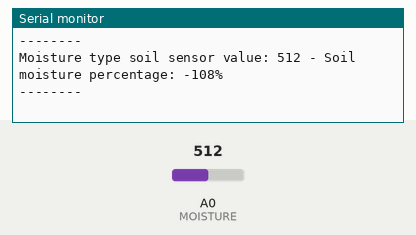
This program was run on a simulated Arduino Uno, built with avr-gcc and run on an emulated ATmega328P. Shown: the last lines printed to the serial monitor. The inputs (shaded band) are chosen by the test bench; at power-on: A0 (MOISTURE) = 512.

Above: at 5.8 s.
5.9 s: A0 (MOISTURE) set to 716
At 10.1 s:
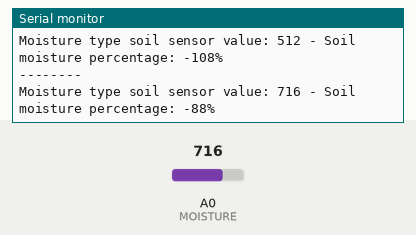
11.9 s: A0 (MOISTURE) set to 900
At 16.1 s:
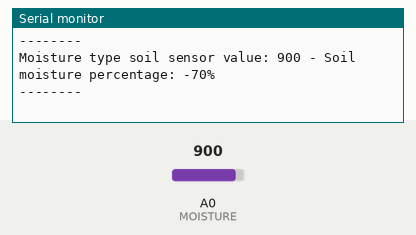
Timing chart, 0 to 17.6 s (numbered marks = the images above; inputs shaded):
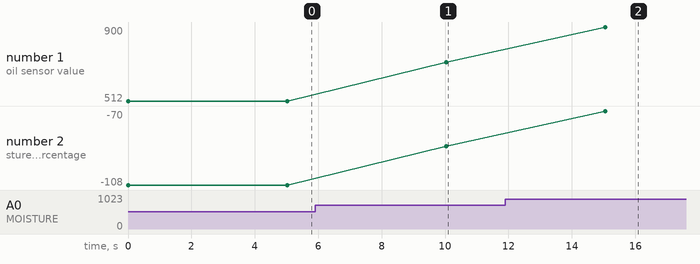

The program:

main.cpp
```cpp
#include <Arduino.h>


/*
Capacitive Sensor min (lucht): 3070
Capacitive Sensor max (water): 1425
    droog: 2700 - 2350          2631
    vochtig: 2350 - 1700        2100
    nat: 1700 - 1450            1535

Moisture Sensor min (lucht): 0
Moisture Sensor max (water): 2620
    droog: 1600 - 2100          2100
    vochtig: 2100 - 2400        2400
    nat: 2400 - 2600            2630
*/


const int RESISTANCE_MIN = 1600;
const int RESISTANCE_MAX = 2600;

const int CAPACITANCE_MIN = 2700;
const int CAPACITANCE_MAX = 1450;


const int CAPACITIVE = A1;
const int MOISTURE = A0;

unsigned long startTime;

int calculateMoisturePercentage(int sensorValue, int sensorMinValue, int sensorMaxValue) {
    return map(sensorValue, sensorMinValue, sensorMaxValue, 0, 100);
}

void outputSerialSoilValues(String soilSensorType, int rawValue, int percentage) {
  Serial.print(soilSensorType + "soil sensor value: ");
  Serial.print(rawValue);
  Serial.print(" - Soil moisture percentage: ");
  Serial.print(percentage);
  Serial.println("%");
}

void setup() {
  Serial.begin(9600);
}

void loop() {
  int resSensorValue = analogRead(MOISTURE);
  int resMoisturePercentage = calculateMoisturePercentage(resSensorValue, RESISTANCE_MIN, RESISTANCE_MAX);

  //int capSensorValue = analogRead(CAPACITIVE);
  //int capMoisturePercentage = calculateMoisturePercentage(capSensorValue, CAPACITANCE_MIN, CAPACITANCE_MAX);

  outputSerialSoilValues("Moisture type ", resSensorValue, resMoisturePercentage);
  //outputSerialSoilValues("Capacitance type ", capSensorValue, capMoisturePercentage);
  Serial.println("--------");

  delay(5000);
}
```

Measured:
- after the input at 5.9 s, the serial monitor: prints a new line after 4.1 s (image 1)
- after the input at 11.9 s, the serial monitor: prints a new line after 3.2 s (image 2)
- plotted number 1: 512 → 716 after the input at 5.9 s, 716 → 900 after the input at 11.9 s
- plotted number 2: -108 → -88 after the input at 5.9 s, -88 → -70 after the input at 11.9 s
